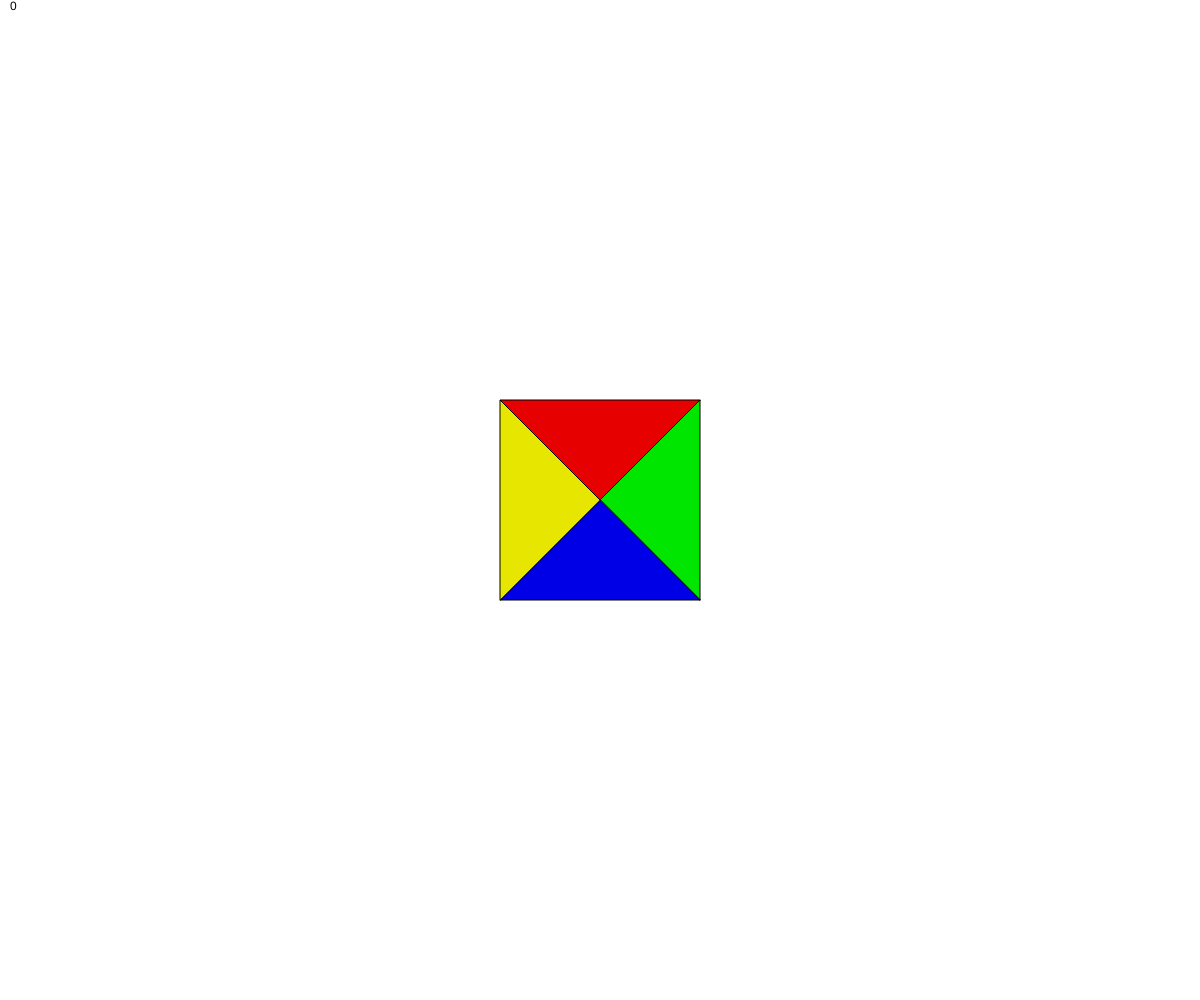
Frame 1 (no input)
Frame 60 (no input): identical to frame 1, image omitted
Frame 120 (the mouse pressed at the canvas centre since frame 60): identical to frame 1, image omitted

The p5.js sketch that drew this single still picture (run headless with seeded random() and noise() and a simulated clock; from frame 60 on, the mouse is pressed at the canvas centre):

// p5.js sketch
// ── sketch.js
let box;


function setup() {
  createCanvas(windowWidth, windowHeight);
	angleMode(DEGREES)
	
	box = {
		direction : 0,
		right_rotation : false,
		left_rotation : false,
		angle: 0,
		size : 100,
		speed : 3,
		
		update : function() {
			if(this.right_rotation) {
				this.angle += this.speed;
				if(this.angle >= this.direction * 90) {
					this.right_rotation = false;
					this.angle = this.direction * 90;
				}
			} else if(this.left_rotation) {
				this.angle -= this.speed;
				if(this.angle <= this.direction * 90) {
					this.left_rotation = false;
					this.angle = this.direction * 90;
				}
			} else {
				if(mouseIsPressed && mouseX > width * 0.5) {
					this.right_rotation = true;
					this.direction += 1;
					if(this.direction > 3) {
						this.direction = 0;
						this.angle -= 360;
					}
				} else if(mouseIsPressed && mouseX < width * 0.5) {
					this.left_rotation = true;
					this.direction -= 1;
					if(this.direction < 0) {
						this.direction = 3;
						this.angle += 360;
					}
				}
			}
		},
		
		render : function() {
			push();
			translate(width * 0.5, height * 0.5);
			rotate(this.angle);
			fill(230, 0, 0);
			triangle(0, 0, -this.size, -this.size, this.size, -this.size);
			fill(0, 230, 0);
			triangle(0, 0, this.size, -this.size, this.size, this.size);
			fill(0, 0, 230);
			triangle(0, 0, -this.size, this.size, this.size, this.size);
			fill(230, 230, 0);
			triangle(0, 0, -this.size, -this.size, -this.size, this.size);
			pop();
		}
	}
}

function draw() {
	background(255);
	
	box.update();
	box.render();
	
	text(box.direction, 10, 10);
}
